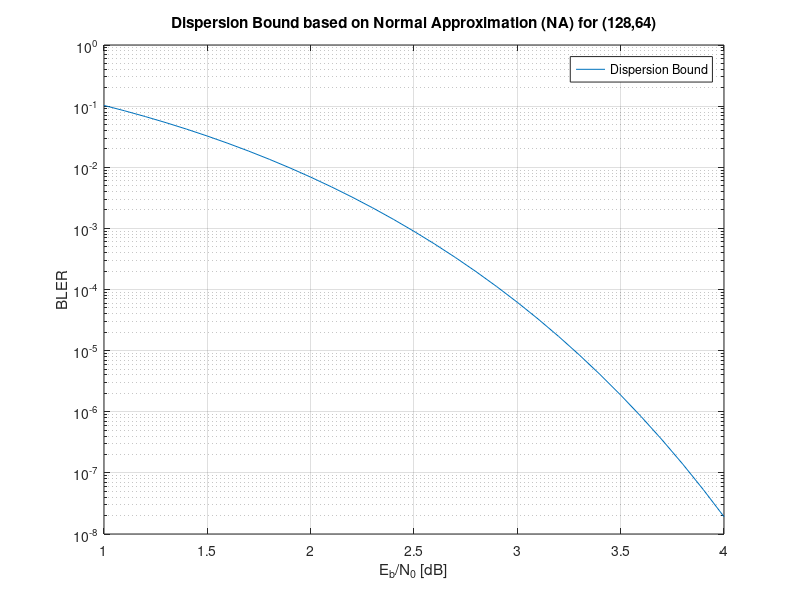

The MATLAB source for this figure:
N=2^7;  % block length
R=0.5;  % code rate
EbN0dB=1:0.1:4;  % the target range of SNR per info bit (Eb/N0) in dB
EbN0=10.^(EbN0dB/10); 
SNR=EbN0*2*R; 
Zmin = -9; Zmax = 9;
epsilonNA = [];
for rho = SNR
    f = @(z) exp(-z.^2/2)/sqrt(2*pi) .* (log2(2) - log2(1+exp(-2*rho-2*sqrt(rho)*z)));
    C = integral(f, Zmin, Zmax);    % channel capacity
    g = @(z) exp(-z.^2/2)/sqrt(2*pi) .* (log2(2) - log2(1+exp(-2*rho-2*sqrt(rho)*z))-C).^2;
    V = integral(g, Zmin, Zmax);    % channel dispercion
    %V=(rho/2).*((rho+2)./(rho+1).^2)*(log2(exp(1))^2);     % alternative
    epsilonNA(end+1)=qfunc((C-R+0.5/N*log2(N))./(sqrt(V/N))); 
end
figure
semilogy(EbN0dB,epsilonNA);
grid on;
title(['Dispersion Bound based on Normal Approximation (NA) for (' num2str(N) ',' num2str(N*R) ')']);
xlabel('E_b/N_0 [dB]') 
ylabel('BLER') 
legend('Dispersion Bound');
